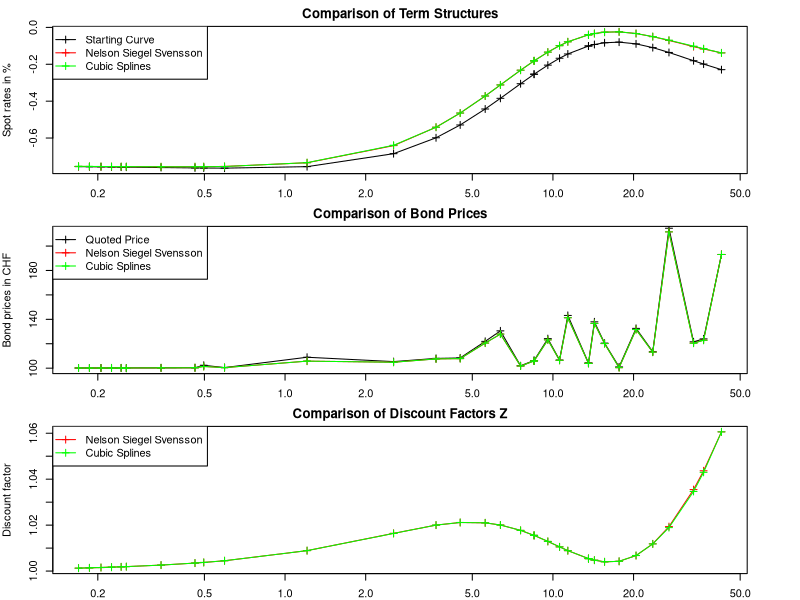

Reproduce this figure in R.
df<-read.csv("result.csv", header=F)
colnames(df)<-c("TTM","QuotedPrice","InitialRate","FinalRateNss","FinalRateSpline","CalculatedPriceNss","CalculatedPriceSpline", "zNss","zSpline")
df<-df[df$TTM>=2/12,]
max<-max(df[,c(3,4)])
min<-min(df[,c(3,4)])
maxP<-max(df[,c(6,7)])
minP<-min(df[,c(6,7)])
maxZ<-max(df[,c(8,9)])
minZ<-min(df[,c(8,9)])
save<-par(mfrow=c(3,1),mar=c(2,4,2,4))
x<-(df$TTM)
with(df, {
	plot(x, InitialRate,type="o",pch=3,ylim=c(min,max), main="Comparison of Term Structures", ylab="Spot rates in %", xlab="Time to maturity",log="x")
	lines(x, FinalRateNss, col="red", type="o",pch=3)
	lines(x, FinalRateSpline, col="green", type="o",pch=3)
	legend("topleft", legend=c("Starting Curve", "Nelson Siegel Svensson", "Cubic Splines"), lty=1, pch=3, col=c("black","red","green"), cex=1.0)
})
with(df, {
	plot(x, QuotedPrice,type="o",pch=3,ylim=c(minP,maxP), main="Comparison of Bond Prices", ylab="Bond prices in CHF", xlab="Time to maturity",log="x")
	lines(x, CalculatedPriceNss, col="red", type="o",pch=3)
	lines(x, CalculatedPriceSpline, col="green", type="o",pch=3)
	legend("topleft", legend=c("Quoted Price", "Nelson Siegel Svensson","Cubic Splines"), lty=1, pch=3, col=c("black","red", "green"),cex=1.0)
})
with(df, {
	plot(x, zNss,type="o",pch=3,col="red",ylim=c(minZ,maxZ), main="Comparison of Discount Factors Z", ylab="Discount factor", xlab="Time to maturity",log="x")
	lines(x, zSpline, col="green", type="o",pch=3)
	legend("topleft", legend=c("Nelson Siegel Svensson","Cubic Splines"), lty=1, pch=3,col=c("red", "green"),cex=1.0)
})
par(save)
